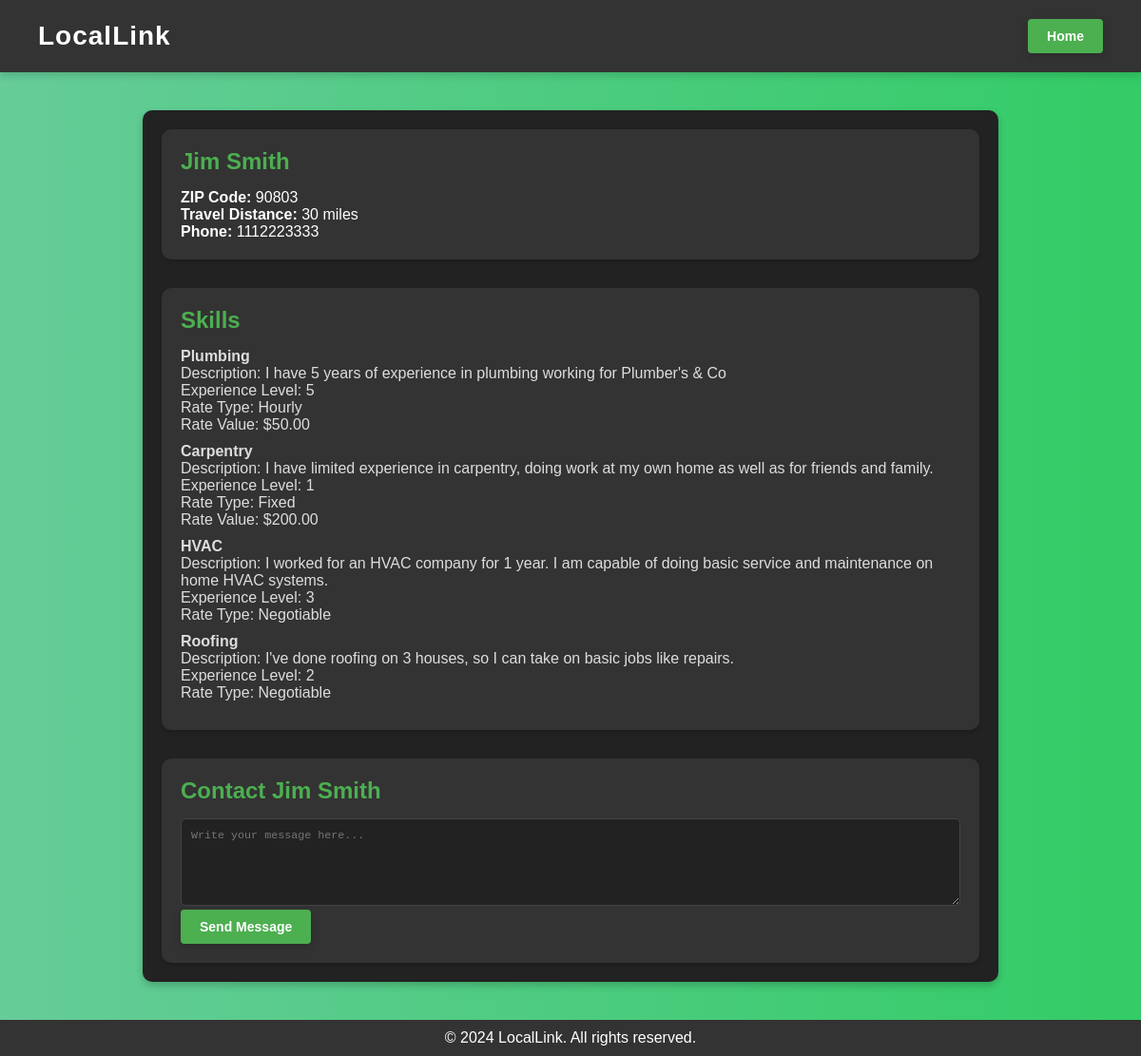
Page /view/3 on the committed database.
### app/models/worker.py (models this page shows, shortened)
class Worker(db.Model):
    __tablename__ = 'workers'
    id = db.Column(db.Integer, primary_key=True)
    profile_picture = db.Column(db.String(200))
    name = db.Column(db.String(100), nullable=False)
    phone_number = db.Column(db.String(15), unique=True, nullable=False)
    password = db.Column(db.String(200), nullable=False)
    zip_code = db.Column(db.String(10), nullable=False)
    travel_distance = db.Column(db.Integer, nullable=False)
    user_role = db.Column(db.String(50), default='regular')
    about_me = db.Column(db.Text, nullable=True)
    is_online = db.Column(db.Boolean, default=False)
    auto_offline_time = db.Column(db.DateTime, nullable=True)
    job_postings = db.relationship('JobPosting', back_populates='worker')
    contracts = db.relationship('Contract', back_populates='worker')
    skills = db.relationship('Skill', back_populates='worker')  # Add this line

### app/models/skill.py (models this page shows, shortened)
class Skill(db.Model):
    __tablename__ = 'skills'
    id = db.Column(db.Integer, primary_key=True)
    skill_name = db.Column(db.String(120), nullable=False)
    experience_level = db.Column(db.Integer, nullable=False)  # Changed to Integer
    worker_id = db.Column(db.Integer, db.ForeignKey('workers.id'), nullable=False)
    description = db.Column(db.Text, default="No description provided", nullable=False)
    rate_type = db.Column(db.String(20), default="negotiable", nullable=False)
    rate_value = db.Column(db.Float, nullable=True)
    worker = db.relationship('Worker', back_populates='skills')

### app/routes/worker_routes.py (the view)
@worker_bp.route('/view/<int:worker_id>', methods=['GET'])
def worker_view(worker_id):
    worker = Worker.query.get_or_404(worker_id)
    skills = Skill.query.filter_by(worker_id=worker_id).all()
    return render_template('worker_view.html', worker=worker, skills=skills)

### app/templates/worker_view.html (shortened to what this page needs)
<!DOCTYPE html>
<html lang="en">
<head>
    <link rel="stylesheet" href="{{ url_for('static', filename='css/worker_view.css') }}">
</head>
<body>
    <header>
        <div class="logo">
            <h1>LocalLink</h1>
        </div>
        <nav>
            <a href="{{ url_for('home.home') }}" class="button">Home</a>
        </nav>
    </header>
    <main>
        <section class="worker-card">
            <div class="worker-details">
                <h2>{{ worker.name }}</h2>
                <p><strong>ZIP Code:</strong> {{ worker.zip_code }}</p>
                <p><strong>Travel Distance:</strong> {{ worker.travel_distance }} miles</p>
                <p><strong>Phone:</strong> {{ worker.phone_number }}</p>
            </div>
            <div class="worker-skills">
                <h2>Skills</h2>
                {% if skills %}
                    <ul>
                        {% for skill in skills %}
                            <li>
                                <p><strong>{{ skill.skill_name }}</strong></p>
                                <p>Description: {{ skill.description }}</p>
                                <p>Experience Level: {{ skill.experience_level }}</p>
                                <p>Rate Type: {{ skill.rate_type|capitalize }}</p>
                                {% if skill.rate_type != "negotiable" %}
                                    <p>Rate Value: ${{ '%.2f'|format(skill.rate_value) }}</p>
                                {% endif %}
                            </li>
                        {% endfor %}
                    </ul>
                {% else %}
                    <p>No skills listed yet.</p>
                {% endif %}
            </div>
            <div class="contact-worker">
                <h2>Contact {{ worker.name }}</h2>
                <form method="POST" action="{{ url_for('worker.contact', worker_id=worker.id) }}">
                    <textarea id="message" name="message" rows="5" placeholder="Write your message here..." required></textarea>
                    <button type="submit" class="button">Send Message</button>
                </form>
            </div>
        </section>
    </main>
    <footer>
        <p>&copy; 2024 LocalLink. All rights reserved.</p>
    </footer>
</body>
</html>

### app/static/css/worker_view.css (style rules this page uses)
* { margin: 0; padding: 0; box-sizing: border-box; }
body { font-family: Arial, sans-serif; background: linear-gradient(to right, #66cc99, #33cc66); color: #333; display: flex; flex-direction: column; min-height: 100vh; margin: 0; }
header { display: flex; justify-content: space-between; align-items: center; background-color: #333; color: white; padding: 20px 40px; box-shadow: 0 4px 8px rgba(0, 0, 0, 0.15); }
header .logo h1 { font-size: 28px; letter-spacing: 1px; }
header nav a { color: #fff; text-decoration: none; margin-left: 15px; }
main { flex-grow: 1; display: flex; justify-content: center; align-items: center; padding: 40px; }
.worker-card { background-color: #222; color: white; border-radius: 10px; box-shadow: 0 4px 8px rgba(0, 0, 0, 0.2); padding: 20px; max-width: 900px; width: 100%; display: flex; flex-direction: column; gap: 30px; }
.worker-details, .worker-skills, .contact-worker { padding: 20px; background-color: #333; border-radius: 10px; box-shadow: 0 2px 4px rgba(0, 0, 0, 0.2); }
.worker-details h2, .worker-skills h2, .contact-worker h2 { color: #4CAF50; font-size: 1.5em; margin-bottom: 15px; }
.worker-skills ul { list-style: none; padding: 0; }
.worker-skills ul li { margin-bottom: 10px; color: #ddd; }
textarea { width: 100%; padding: 10px; border: 1px solid #444; border-radius: 5px; background-color: #222; color: white; font-size: 0.9em; }
.button { display: inline-block; padding: 10px 20px; background-color: #4CAF50; color: white; text-decoration: none; font-size: 14px; font-weight: bold; border-radius: 4px; border: none; box-shadow: 0 4px 8px rgba(0, 0, 0, 0.15); cursor: pointer; transition: background-color 0.3s, transform 0.2s; }
footer { text-align: center; padding: 10px; background-color: #333; color: white; margin-top: auto; }

### rows in the picture
Worker: name "Jim Smith", zip_code "90803", travel_distance "30", phone_number "1112223333"
Skill: skill_name "Plumbing", description "I have 5 years of experience in plumbing working for Plumber's & Co", experience_level "5", rate_type "Hourly", rate_value "50.00"
Skill: skill_name "Carpentry", description "I have limited experience in carpentry, doing work at my own home as well as for friends and family.", experience_level "1", rate_type "Fixed", rate_value "200.00"
Skill: skill_name "HVAC", description "I worked for an HVAC company for 1 year. I am capable of doing basic service and maintenance on home HVAC systems.", experience_level "3", rate_type "Negotiable"
Skill: skill_name "Roofing", description "I've done roofing on 3 houses, so I can take on basic jobs like repairs.", experience_level "2", rate_type "Negotiable"
